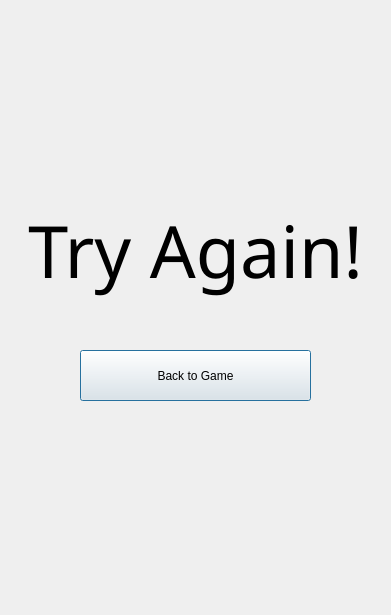
<?xml version="1.0" encoding="UTF-8"?>
<ui version="4.0">
 <class>Dialog</class>
 <widget class="QDialog" name="Dialog">
  <property name="geometry">
   <rect>
    <x>0</x>
    <y>0</y>
    <width>391</width>
    <height>615</height>
   </rect>
  </property>
  <property name="windowTitle">
   <string>Sudoku</string>
  </property>
  <widget class="QLabel" name="label_6">
   <property name="geometry">
    <rect>
     <x>20</x>
     <y>160</y>
     <width>351</width>
     <height>181</height>
    </rect>
   </property>
   <property name="font">
    <font>
     <family>A bit sketchy</family>
     <pointsize>54</pointsize>
    </font>
   </property>
   <property name="text">
    <string>Try Again!</string>
   </property>
   <property name="alignment">
    <set>Qt::AlignCenter</set>
   </property>
  </widget>
  <widget class="QPushButton" name="backToGameButton">
   <property name="geometry">
    <rect>
     <x>80</x>
     <y>350</y>
     <width>231</width>
     <height>51</height>
    </rect>
   </property>
   <property name="text">
    <string>Back to Game</string>
   </property>
  </widget>
 </widget>
 <resources/>
 <connections/>
</ui>
